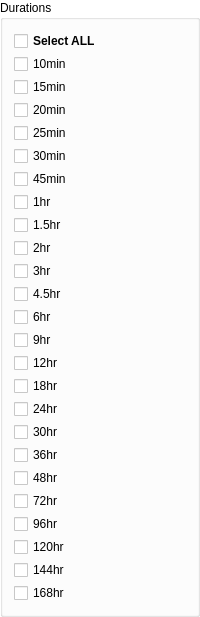
          <widget class="QGroupBox" name="groupBox_Durations">
           <property name="palette">
            <palette>
             <active>
              <colorrole role="WindowText">
               <brush brushstyle="SolidPattern">
                <color alpha="255">
                 <red>0</red>
                 <green>0</green>
                 <blue>0</blue>
                </color>
               </brush>
              </colorrole>
              <colorrole role="Button">
               <brush brushstyle="SolidPattern">
                <color alpha="255">
                 <red>255</red>
                 <green>255</green>
                 <blue>255</blue>
                </color>
               </brush>
              </colorrole>
              <colorrole role="Light">
               <brush brushstyle="SolidPattern">
                <color alpha="255">
                 <red>255</red>
                 <green>255</green>
                 <blue>255</blue>
                </color>
               </brush>
              </colorrole>
              <colorrole role="Midlight">
               <brush brushstyle="SolidPattern">
                <color alpha="255">
                 <red>255</red>
                 <green>255</green>
                 <blue>255</blue>
                </color>
               </brush>
              </colorrole>
              <colorrole role="Dark">
               <brush brushstyle="SolidPattern">
                <color alpha="255">
                 <red>127</red>
                 <green>127</green>
                 <blue>127</blue>
                </color>
               </brush>
              </colorrole>
              <colorrole role="Mid">
               <brush brushstyle="SolidPattern">
                <color alpha="255">
                 <red>170</red>
                 <green>170</green>
                 <blue>170</blue>
                </color>
               </brush>
              </colorrole>
              <colorrole role="Text">
               <brush brushstyle="SolidPattern">
                <color alpha="255">
                 <red>0</red>
                 <green>0</green>
                 <blue>0</blue>
                </color>
               </brush>
              </colorrole>
              <colorrole role="BrightText">
               <brush brushstyle="SolidPattern">
                <color alpha="255">
                 <red>255</red>
                 <green>255</green>
                 <blue>255</blue>
                </color>
               </brush>
              </colorrole>
              <colorrole role="ButtonText">
               <brush brushstyle="SolidPattern">
                <color alpha="255">
                 <red>0</red>
                 <green>0</green>
                 <blue>0</blue>
                </color>
               </brush>
              </colorrole>
              <colorrole role="Base">
               <brush brushstyle="SolidPattern">
                <color alpha="255">
                 <red>255</red>
                 <green>255</green>
                 <blue>255</blue>
                </color>
               </brush>
              </colorrole>
              <colorrole role="Window">
               <brush brushstyle="SolidPattern">
                <color alpha="255">
                 <red>255</red>
                 <green>255</green>
                 <blue>255</blue>
                </color>
               </brush>
              </colorrole>
              <colorrole role="Shadow">
               <brush brushstyle="SolidPattern">
                <color alpha="255">
                 <red>0</red>
                 <green>0</green>
                 <blue>0</blue>
                </color>
               </brush>
              </colorrole>
              <colorrole role="AlternateBase">
               <brush brushstyle="SolidPattern">
                <color alpha="255">
                 <red>255</red>
                 <green>255</green>
                 <blue>255</blue>
                </color>
               </brush>
              </colorrole>
              <colorrole role="ToolTipBase">
               <brush brushstyle="SolidPattern">
                <color alpha="255">
                 <red>255</red>
                 <green>255</green>
                 <blue>220</blue>
                </color>
               </brush>
              </colorrole>
              <colorrole role="ToolTipText">
               <brush brushstyle="SolidPattern">
                <color alpha="255">
                 <red>0</red>
                 <green>0</green>
                 <blue>0</blue>
                </color>
               </brush>
              </colorrole>
              <colorrole role="PlaceholderText">
               <brush brushstyle="NoBrush">
                <color alpha="128">
                 <red>0</red>
                 <green>0</green>
                 <blue>0</blue>
                </color>
               </brush>
              </colorrole>
             </active>
             <inactive>
              <colorrole role="WindowText">
               <brush brushstyle="SolidPattern">
                <color alpha="255">
                 <red>0</red>
                 <green>0</green>
                 <blue>0</blue>
                </color>
               </brush>
              </colorrole>
              <colorrole role="Button">
               <brush brushstyle="SolidPattern">
                <color alpha="255">
                 <red>255</red>
                 <green>255</green>
                 <blue>255</blue>
                </color>
               </brush>
              </colorrole>
              <colorrole role="Light">
               <brush brushstyle="SolidPattern">
                <color alpha="255">
                 <red>255</red>
                 <green>255</green>
                 <blue>255</blue>
                </color>
               </brush>
              </colorrole>
              <colorrole role="Midlight">
               <brush brushstyle="SolidPattern">
                <color alpha="255">
                 <red>255</red>
                 <green>255</green>
                 <blue>255</blue>
                </color>
               </brush>
              </colorrole>
              <colorrole role="Dark">
               <brush brushstyle="SolidPattern">
                <color alpha="255">
                 <red>127</red>
                 <green>127</green>
                 <blue>127</blue>
                </color>
               </brush>
              </colorrole>
              <colorrole role="Mid">
               <brush brushstyle="SolidPattern">
                <color alpha="255">
                 <red>170</red>
                 <green>170</green>
                 <blue>170</blue>
                </color>
               </brush>
              </colorrole>
              <colorrole role="Text">
               <brush brushstyle="SolidPattern">
                <color alpha="255">
                 <red>0</red>
                 <green>0</green>
                 <blue>0</blue>
                </color>
               </brush>
              </colorrole>
              <colorrole role="BrightText">
               <brush brushstyle="SolidPattern">
                <color alpha="255">
                 <red>255</red>
                 <green>255</green>
                 <blue>255</blue>
                </color>
               </brush>
              </colorrole>
              <colorrole role="ButtonText">
               <brush brushstyle="SolidPattern">
                <color alpha="255">
                 <red>0</red>
                 <green>0</green>
                 <blue>0</blue>
                </color>
               </brush>
              </colorrole>
              <colorrole role="Base">
               <brush brushstyle="SolidPattern">
                <color alpha="255">
                 <red>255</red>
                 <green>255</green>
                 <blue>255</blue>
                </color>
               </brush>
              </colorrole>
              <colorrole role="Window">
               <brush brushstyle="SolidPattern">
                <color alpha="255">
                 <red>255</red>
                 <green>255</green>
                 <blue>255</blue>
                </color>
               </brush>
              </colorrole>
              <colorrole role="Shadow">
               <brush brushstyle="SolidPattern">
                <color alpha="255">
                 <red>0</red>
                 <green>0</green>
                 <blue>0</blue>
                </color>
               </brush>
              </colorrole>
              <colorrole role="AlternateBase">
               <brush brushstyle="SolidPattern">
                <color alpha="255">
                 <red>255</red>
                 <green>255</green>
                 <blue>255</blue>
                </color>
               </brush>
              </colorrole>
              <colorrole role="ToolTipBase">
               <brush brushstyle="SolidPattern">
                <color alpha="255">
                 <red>255</red>
                 <green>255</green>
                 <blue>220</blue>
                </color>
               </brush>
              </colorrole>
              <colorrole role="ToolTipText">
               <brush brushstyle="SolidPattern">
                <color alpha="255">
                 <red>0</red>
                 <green>0</green>
                 <blue>0</blue>
                </color>
               </brush>
              </colorrole>
              <colorrole role="PlaceholderText">
               <brush brushstyle="NoBrush">
                <color alpha="128">
                 <red>0</red>
                 <green>0</green>
                 <blue>0</blue>
                </color>
               </brush>
              </colorrole>
             </inactive>
             <disabled>
              <colorrole role="WindowText">
               <brush brushstyle="SolidPattern">
                <color alpha="255">
                 <red>127</red>
                 <green>127</green>
                 <blue>127</blue>
                </color>
               </brush>
              </colorrole>
              <colorrole role="Button">
               <brush brushstyle="SolidPattern">
                <color alpha="255">
                 <red>255</red>
                 <green>255</green>
                 <blue>255</blue>
                </color>
               </brush>
              </colorrole>
              <colorrole role="Light">
               <brush brushstyle="SolidPattern">
                <color alpha="255">
                 <red>255</red>
                 <green>255</green>
                 <blue>255</blue>
                </color>
               </brush>
              </colorrole>
              <colorrole role="Midlight">
               <brush brushstyle="SolidPattern">
                <color alpha="255">
                 <red>255</red>
                 <green>255</green>
                 <blue>255</blue>
                </color>
               </brush>
              </colorrole>
              <colorrole role="Dark">
               <brush brushstyle="SolidPattern">
                <color alpha="255">
                 <red>127</red>
                 <green>127</green>
                 <blue>127</blue>
                </color>
               </brush>
              </colorrole>
              <colorrole role="Mid">
               <brush brushstyle="SolidPattern">
                <color alpha="255">
                 <red>170</red>
                 <green>170</green>
                 <blue>170</blue>
                </color>
               </brush>
              </colorrole>
              <colorrole role="Text">
               <brush brushstyle="SolidPattern">
                <color alpha="255">
                 <red>127</red>
                 <green>127</green>
                 <blue>127</blue>
                </color>
               </brush>
              </colorrole>
              <colorrole role="BrightText">
               <brush brushstyle="SolidPattern">
                <color alpha="255">
                 <red>255</red>
                 <green>255</green>
                 <blue>255</blue>
                </color>
               </brush>
              </colorrole>
              <colorrole role="ButtonText">
               <brush brushstyle="SolidPattern">
                <color alpha="255">
                 <red>127</red>
                 <green>127</green>
                 <blue>127</blue>
                </color>
               </brush>
              </colorrole>
              <colorrole role="Base">
               <brush brushstyle="SolidPattern">
                <color alpha="255">
                 <red>255</red>
                 <green>255</green>
                 <blue>255</blue>
                </color>
               </brush>
              </colorrole>
              <colorrole role="Window">
               <brush brushstyle="SolidPattern">
                <color alpha="255">
                 <red>255</red>
                 <green>255</green>
                 <blue>255</blue>
                </color>
               </brush>
              </colorrole>
              <colorrole role="Shadow">
               <brush brushstyle="SolidPattern">
                <color alpha="255">
                 <red>0</red>
                 <green>0</green>
                 <blue>0</blue>
                </color>
               </brush>
              </colorrole>
              <colorrole role="AlternateBase">
               <brush brushstyle="SolidPattern">
                <color alpha="255">
                 <red>255</red>
                 <green>255</green>
                 <blue>255</blue>
                </color>
               </brush>
              </colorrole>
              <colorrole role="ToolTipBase">
               <brush brushstyle="SolidPattern">
                <color alpha="255">
                 <red>255</red>
                 <green>255</green>
                 <blue>220</blue>
                </color>
               </brush>
              </colorrole>
              <colorrole role="ToolTipText">
               <brush brushstyle="SolidPattern">
                <color alpha="255">
                 <red>0</red>
                 <green>0</green>
                 <blue>0</blue>
                </color>
               </brush>
              </colorrole>
              <colorrole role="PlaceholderText">
               <brush brushstyle="NoBrush">
                <color alpha="128">
                 <red>0</red>
                 <green>0</green>
                 <blue>0</blue>
                </color>
               </brush>
              </colorrole>
             </disabled>
            </palette>
           </property>
           <property name="autoFillBackground">
            <bool>true</bool>
           </property>
           <property name="title">
            <string>Durations</string>
           </property>
           <layout class="QVBoxLayout" name="verticalLayout_6">
            <property name="spacing">
             <number>3</number>
            </property>
            <item>
             <widget class="QCheckBox" name="checkBox_durAll">
              <property name="font">
               <font>
                <weight>75</weight>
                <bold>true</bold>
               </font>
              </property>
              <property name="text">
               <string>Select ALL</string>
              </property>
             </widget>
            </item>
            <item>
             <widget class="QCheckBox" name="checkBox_10m">
              <property name="text">
               <string>10min</string>
              </property>
             </widget>
            </item>
            <item>
             <widget class="QCheckBox" name="checkBox_15m">
              <property name="text">
               <string>15min</string>
              </property>
             </widget>
            </item>
            <item>
             <widget class="QCheckBox" name="checkBox_20m">
              <property name="text">
               <string>20min</string>
              </property>
             </widget>
            </item>
            <item>
             <widget class="QCheckBox" name="checkBox_25m">
              <property name="text">
               <string>25min</string>
              </property>
             </widget>
            </item>
            <item>
             <widget class="QCheckBox" name="checkBox_30m">
              <property name="text">
               <string>30min</string>
              </property>
             </widget>
            </item>
            <item>
             <widget class="QCheckBox" name="checkBox_45m">
              <property name="text">
               <string>45min</string>
              </property>
             </widget>
            </item>
            <item>
             <widget class="QCheckBox" name="checkBox_60m">
              <property name="text">
               <string>1hr</string>
              </property>
             </widget>
            </item>
            <item>
             <widget class="QCheckBox" name="checkBox_90m">
              <property name="text">
               <string>1.5hr</string>
              </property>
             </widget>
            </item>
            <item>
             <widget class="QCheckBox" name="checkBox_120m">
              <property name="text">
               <string>2hr</string>
              </property>
             </widget>
            </item>
            <item>
             <widget class="QCheckBox" name="checkBox_180m">
              <property name="text">
               <string>3hr</string>
              </property>
             </widget>
            </item>
            <item>
             <widget class="QCheckBox" name="checkBox_270m">
              <property name="text">
               <string>4.5hr</string>
              </property>
             </widget>
            </item>
            <item>
             <widget class="QCheckBox" name="checkBox_6h">
              <property name="text">
               <string>6hr</string>
              </property>
             </widget>
            </item>
            <item>
             <widget class="QCheckBox" name="checkBox_9h">
              <property name="text">
               <string>9hr</string>
              </property>
             </widget>
            </item>
            <item>
             <widget class="QCheckBox" name="checkBox_12h">
              <property name="text">
               <string>12hr</string>
              </property>
             </widget>
            </item>
            <item>
             <widget class="QCheckBox" name="checkBox_18h">
              <property name="text">
               <string>18hr</string>
              </property>
             </widget>
            </item>
            <item>
             <widget class="QCheckBox" name="checkBox_24h">
              <property name="text">
               <string>24hr</string>
              </property>
             </widget>
            </item>
            <item>
             <widget class="QCheckBox" name="checkBox_30h">
              <property name="text">
               <string>30hr</string>
              </property>
             </widget>
            </item>
            <item>
             <widget class="QCheckBox" name="checkBox_36h">
              <property name="text">
               <string>36hr</string>
              </property>
             </widget>
            </item>
            <item>
             <widget class="QCheckBox" name="checkBox_48h">
              <property name="text">
               <string>48hr</string>
              </property>
             </widget>
            </item>
            <item>
             <widget class="QCheckBox" name="checkBox_72h">
              <property name="text">
               <string>72hr</string>
              </property>
             </widget>
            </item>
            <item>
             <widget class="QCheckBox" name="checkBox_96h">
              <property name="text">
               <string>96hr</string>
              </property>
             </widget>
            </item>
            <item>
             <widget class="QCheckBox" name="checkBox_120h">
              <property name="text">
               <string>120hr</string>
              </property>
             </widget>
            </item>
            <item>
             <widget class="QCheckBox" name="checkBox_144h">
              <property name="text">
               <string>144hr</string>
              </property>
             </widget>
            </item>
            <item>
             <widget class="QCheckBox" name="checkBox_168h">
              <property name="text">
               <string>168hr</string>
              </property>
             </widget>
            </item>
           </layout>
          </widget>
